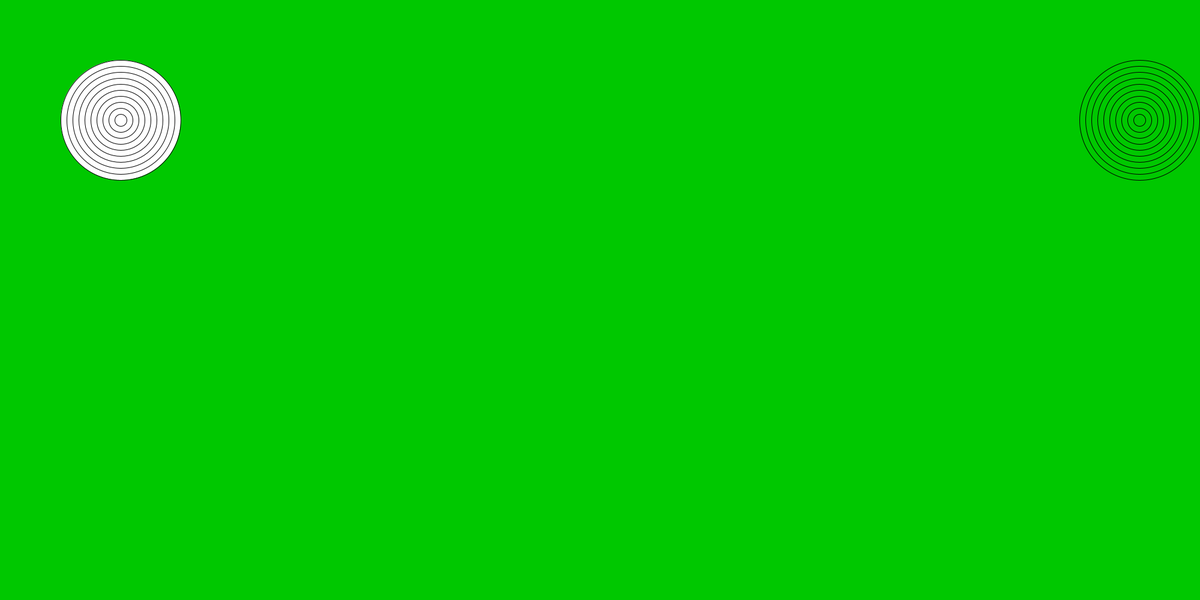
Frame 1 (no input)
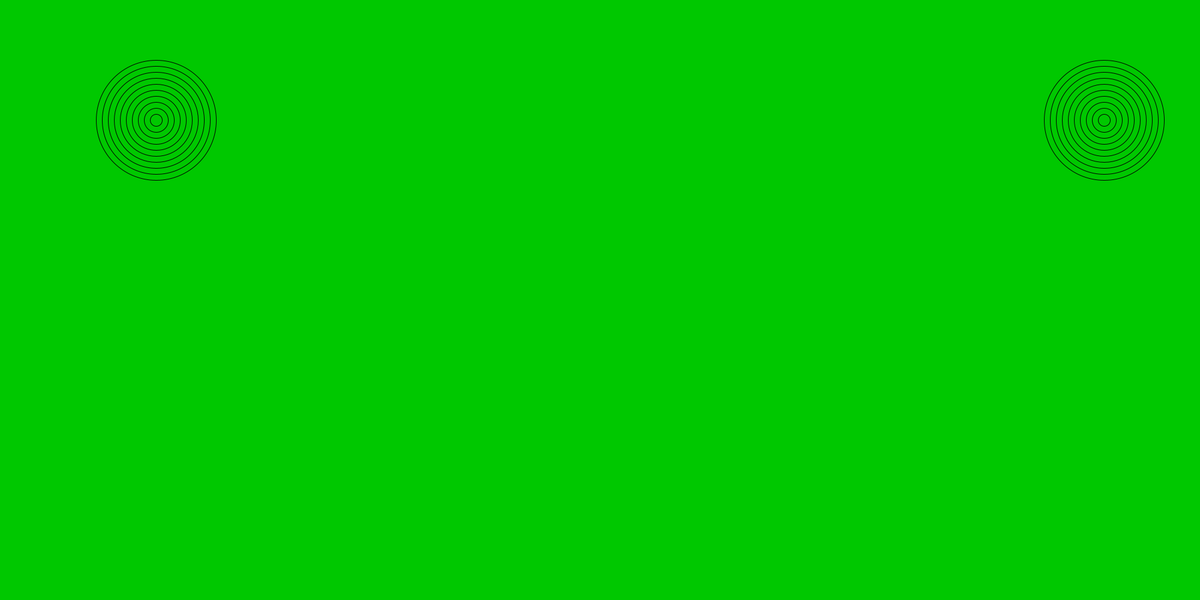
Frame 60 (the mouse pressed at the canvas centre just before this capture)
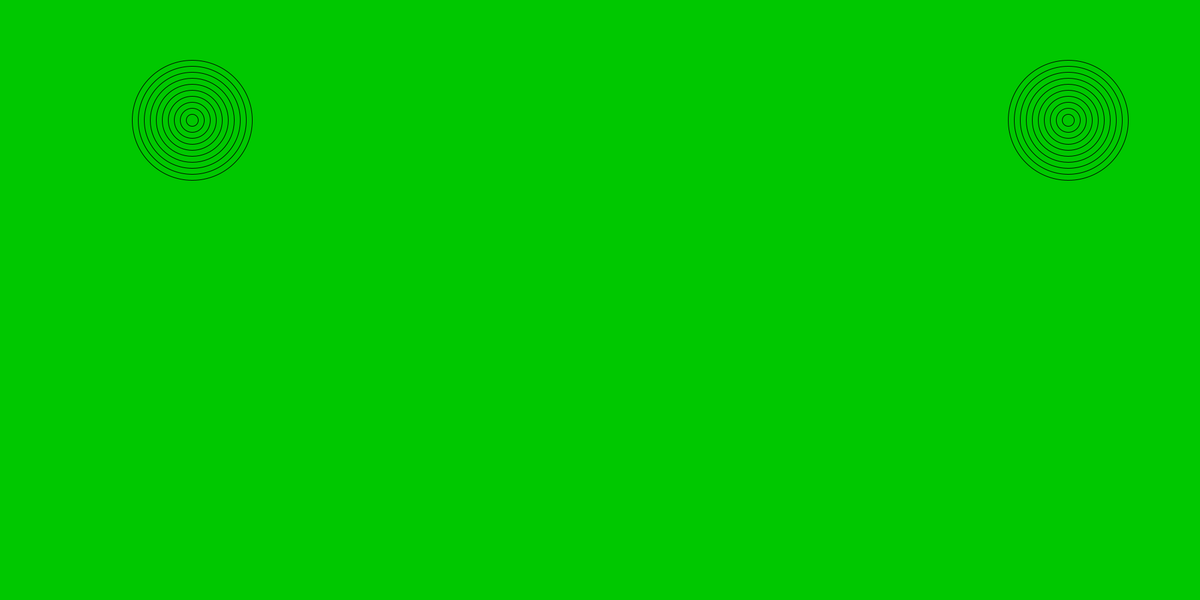
Frame 120 (the mouse held since frame 60 and released just before this capture)

The Processing sketch that drew these frames (run headless with seeded random() and noise(); from frame 60 on, the mouse is pressed at the canvas centre):

// Processing sketch: awsome_rings_
// ── awsome_rings_.pde
int x1=200;
int x2= 1900;


void setup() {
  size(2000, 1000);

}
void draw() {
  x1++;
    
    x2--; 
  background(0, 200, 0);


  for (int i=10; i>0; i--) { 



    if (i%2==0) {
    }

    ellipse(x1, 200, i*20, i*20);
    noFill();
  }

if(x2<0)    {
}

  for (int i=10; i>0; i--) { 



    if (i%2==0) {
    }

    ellipse(x2, 200, i*20, i*20);
    noFill();
    
  }
}
